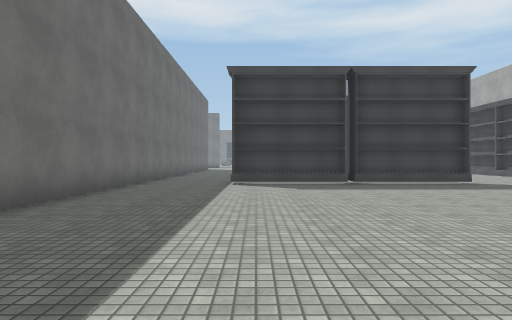
View 1 (above)

24 first-person views from a walk through a 3-D level made in the Unity game engine. The camera is 1.3 m above the floor, looks level and sees 75° across. The floor is counted in squares, 2 m on a side. Each view is taken from the middle of a square. On the plan, view 1 faces up. The plan holds only what a view shows up to about 10 squares ahead; the rest is blank. The place goes on beyond the plan. The player character is not drawn. Some animated figures are not drawn. Some surface patterns are stand-ins.

View 2
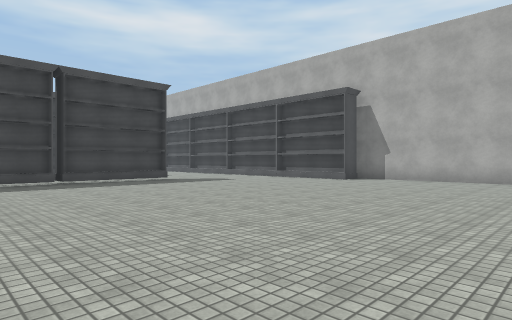

View 3
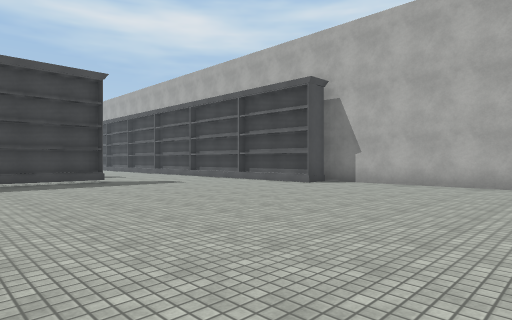

View 4
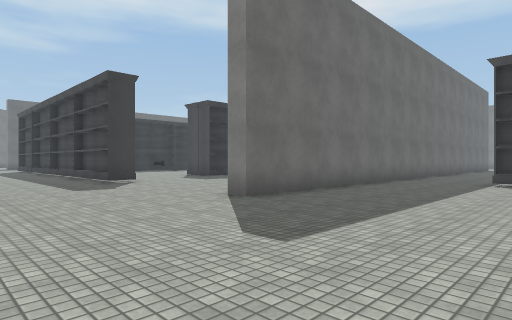

View 5
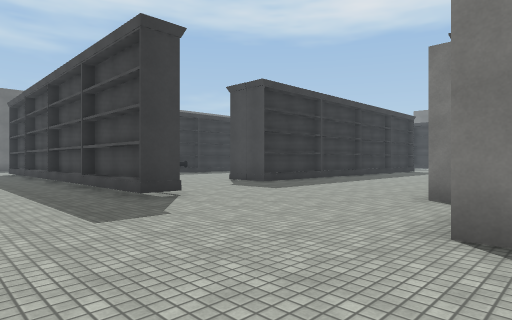

View 6
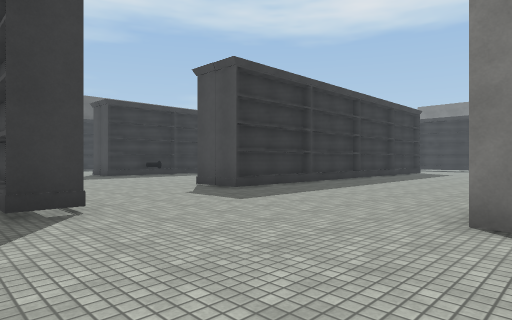

View 7
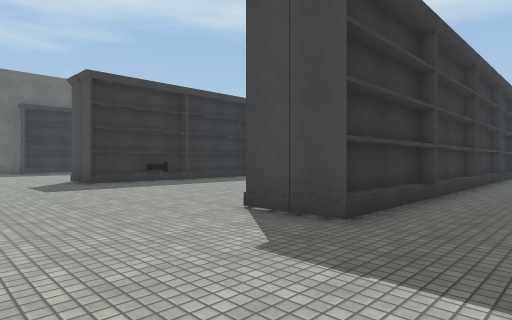

View 8
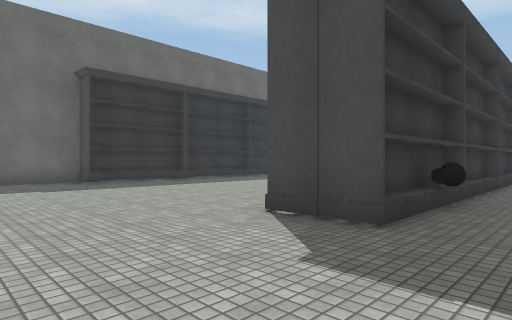

View 9
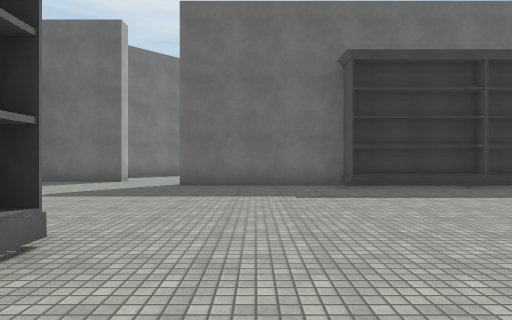

View 10
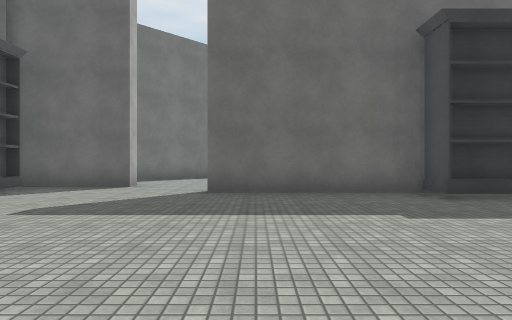

View 11
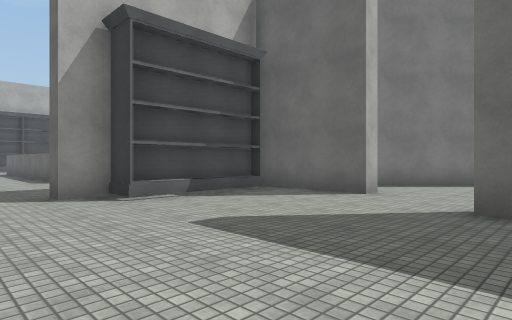

View 12
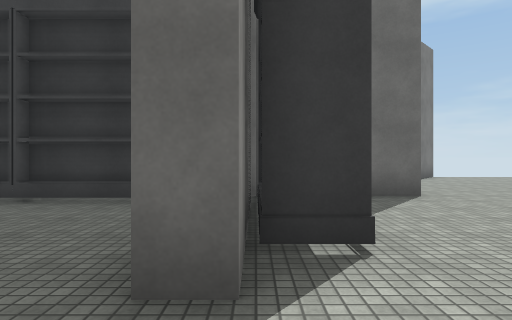

View 13
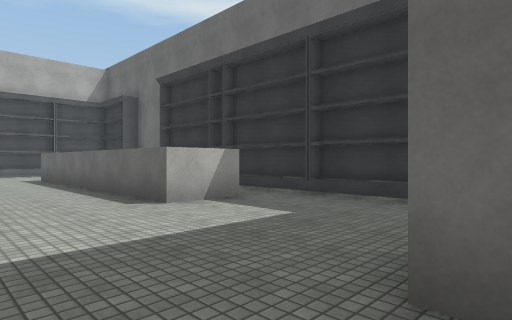

View 14
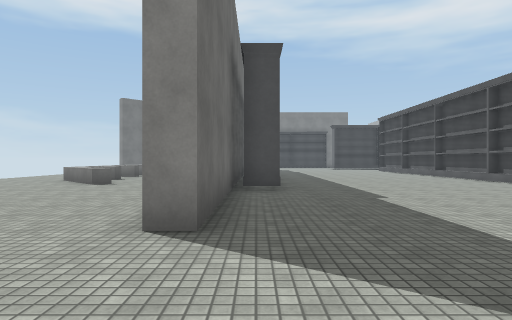

View 15
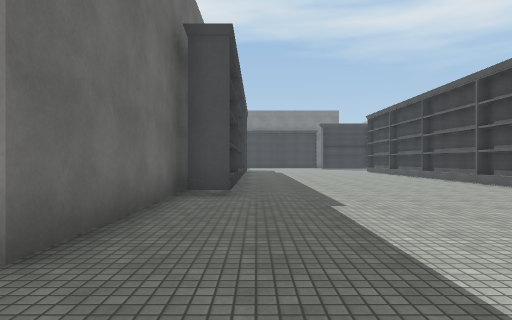

View 16
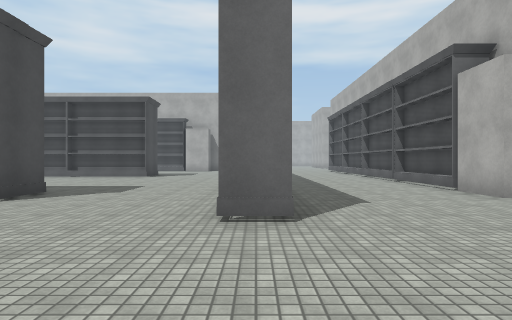

View 17
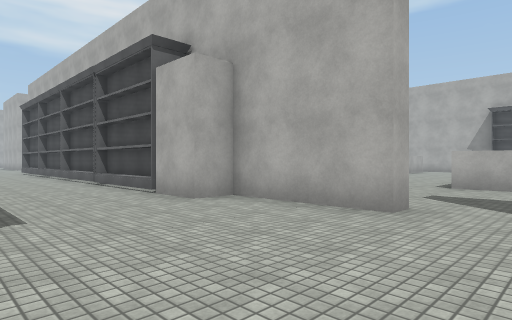

View 18
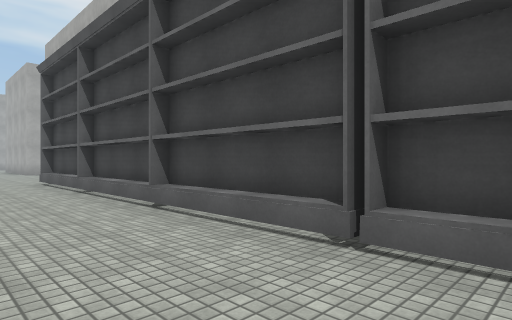

View 19
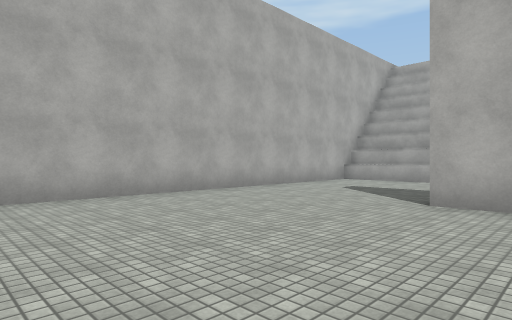

View 20
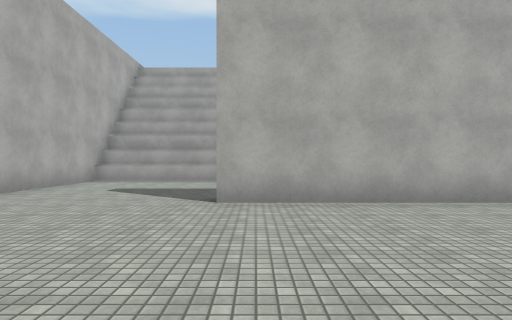

View 21
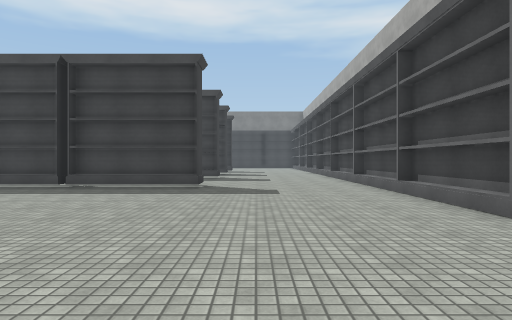

View 22
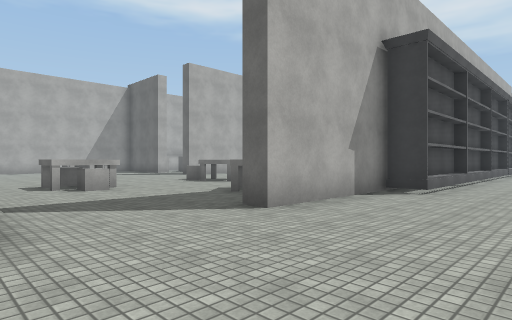

View 23
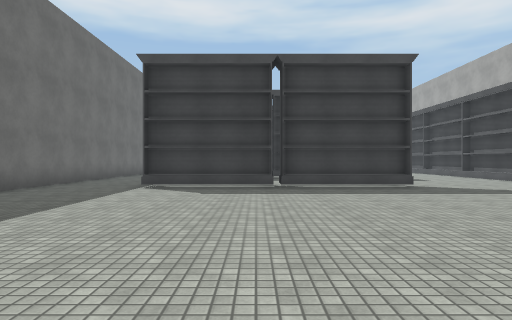

View 24
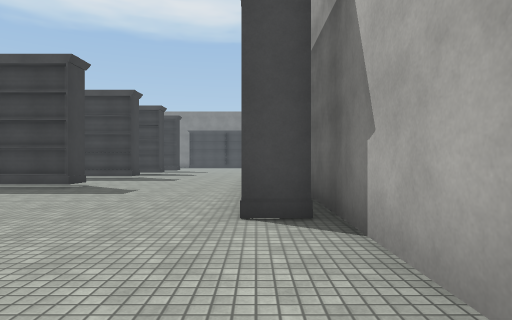

### Floor plan
Key: @ floor where view 1 was taken; # wall or solid block; . floor; ^ raised ledge; B bookshelf; C cube; O other object.
Columns run from 32 left of view 1 to 11 right of it. Each row starts with its distance up from view 1.
 11       B......BB.      B....  ...     .....B
 10 .^.  #B......BB....   B.... #.............#
  9 ..^. #B......BBO.... BB.... #...BBBBBB....#
  8 .... #B......BB......BB.....#.............B
  7  ....#...................... #............##
  6  ....#.......................#............##
  5 .....#.......................#............B#
  4 .....#.......................#.............#
  3 ............BBBOOOOBBBBB.....#.............#
  2 #..........................................#
  1 ##.........................................#
  0  ## #...........................@..........#
 -1     #......................................#
 -2     ##BB#..#####BB#BB#BB#BB####...#####....#
 -3       ......                  ....     ....#
 -4      B......                  ....     ....#
 -5      B.......                .....     ....#
 -6      B.......               ......     ....#
 -7      B##..##.               ...CC.     ....#
 -8      B #..                   ..CC.      ##
 -9      B #..                      ..
-10     BB #..
-11      B #..
-12        #..
-13        #.
-14        #.

Where each view was taken, in squares from view 1:
view 1: 0 up, 0 right, facing up
view 2: 1 down, 0 right, facing up-right
view 3: 1 down, 2 right, facing up-right
view 4: 1 down, 1 right, facing up-left
view 5: 0 up, 3 left, facing up-left
view 6: 2 up, 4 left, facing up-left
view 7: 4 up, 8 left, facing up-left
view 8: 4 up, 16 left, facing up-left
view 9: 5 up, 18 left, facing left
view 10: 4 up, 20 left, facing left
view 11: 4 up, 22 left, facing down-left
view 12: 2 down, 22 left, facing left
view 13: 2 down, 22 left, facing down-left
view 14: 0 up, 26 left, facing up
view 15: 1 up, 25 left, facing up
view 16: 3 up, 24 left, facing right
view 17: 2 up, 23 left, facing down-right
view 18: 1 up, 15 left, facing down-right
view 19: 3 up, 5 right, facing down-right
view 20: 3 up, 6 right, facing down
view 21: 1 up, 7 right, facing up
view 22: 1 up, 2 right, facing down-left
view 23: 1 up, 2 right, facing up
view 24: 1 up, 10 right, facing up
